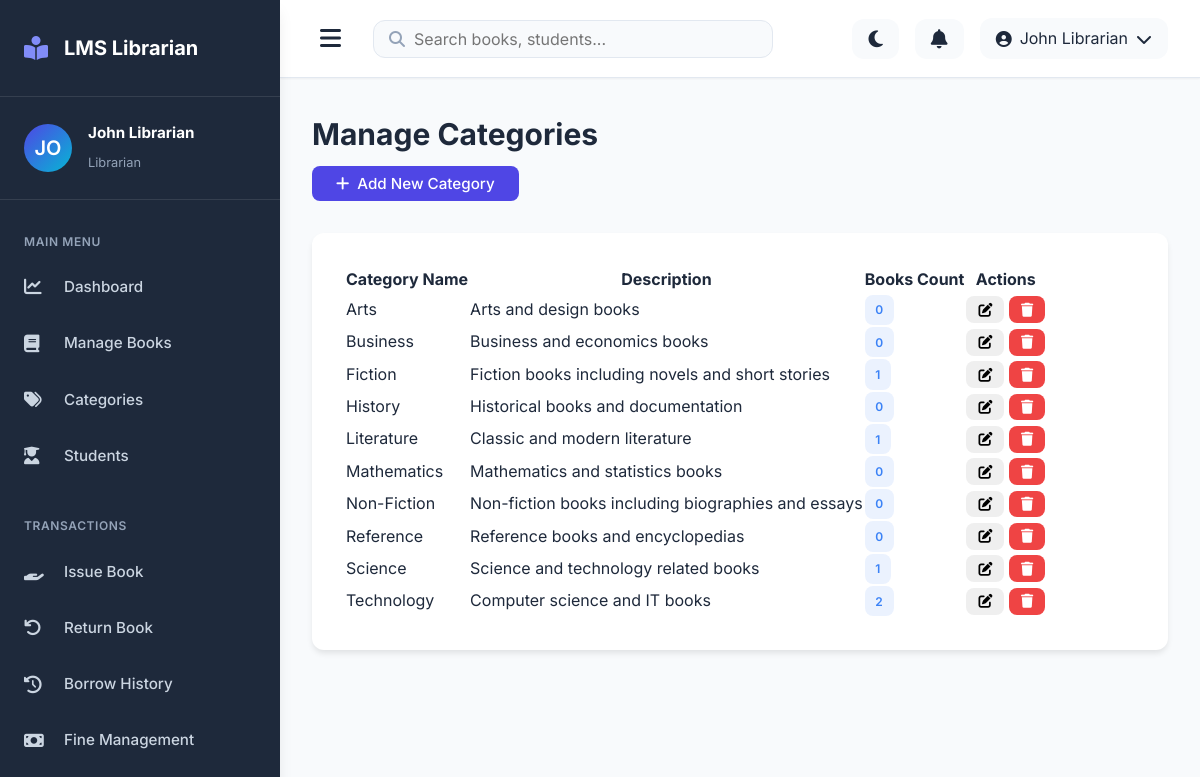
/librarian/categories.php (signed in), run on the app's committed database.
### tables this page shows
CREATE TABLE categories (
    id INT PRIMARY KEY AUTO_INCREMENT,
    category_name VARCHAR(100) NOT NULL UNIQUE,
    description TEXT,
    created_at TIMESTAMP DEFAULT CURRENT_TIMESTAMP,
    updated_at TIMESTAMP DEFAULT CURRENT_TIMESTAMP ON UPDATE CURRENT_TIMESTAMP
);

### librarian/categories.php (the view, shortened to what this page needs)
<?php
try {
    $db = getDB();
    $stmt = $db->query("SELECT c.*, COUNT(b.id) as book_count
                        FROM categories c
                        LEFT JOIN books b ON c.id = b.category_id
                        GROUP BY c.id
                        ORDER BY c.category_name");
    $categories = $stmt->fetchAll();
} catch (PDOException $e) {
    error_log("Categories fetch error: " . $e->getMessage());
    setErrorMessage("Error loading categories");
}
include '../includes/header.php';
include '../includes/sidebar_librarian.php';
?>
<div class="main-content">
    <?php include '../includes/navbar.php'; ?>
    <div class="content">
        <div class="page-header">
            <h1 class="page-title">Manage Categories</h1>
            <button class="btn btn-primary" onclick="openAddModal()">
                <i class="fas fa-plus"></i> Add New Category
            </button>
        </div>
        <div class="card">
            <table class="data-table">
                <thead>
                    <tr>
                        <th>Category Name</th>
                        <th>Description</th>
                        <th>Books Count</th>
                        <th>Actions</th>
                    </tr>
                </thead>
                <tbody>
                    <?php if (empty($categories)): ?>
                    <tr>
                        <td colspan="4" style="text-align: center;">No categories found</td>
                    </tr>
                    <?php else: ?>
                    <?php foreach ($categories as $cat): ?>
                    <tr>
                        <td><?php echo htmlspecialchars($cat['category_name']); ?></td>
                        <td><?php echo htmlspecialchars($cat['description']); ?></td>
                        <td><span class="badge badge-info"><?php echo $cat['book_count']; ?></span></td>
                        <td>
                            <button class="btn btn-sm btn-info" onclick='openEditModal(<?php echo json_encode($cat); ?>)'>
                                <i class="fas fa-edit"></i>
                            </button>
                            <button class="btn btn-sm btn-danger" onclick="openDeleteModal(<?php echo $cat['id']; ?>, '<?php echo htmlspecialchars($cat['category_name']); ?>')">
                                <i class="fas fa-trash"></i>
                            </button>
                        </td>
                    </tr>
                    <?php endforeach; ?>
                    <?php endif; ?>
                </tbody>
            </table>
        </div>
    </div>
</div>
<?php include '../includes/footer.php'; ?>

### assets/css/style.css (style rules this page uses)
:root { --primary-color: #4f46e5; --primary-dark: #4338ca; --primary-light: #818cf8; --secondary-color: #06b6d4; --success-color: #10b981; --danger-color: #ef4444; --warning-color: #f59e0b; --info-color: #3b82f6; --bg-color: #f8fafc; --surface-color: #ffffff; --text-primary: #1e293b; --text-secondary: #64748b; --text-muted: #94a3b8; --border-color: #e2e8f0; --sidebar-bg: #1e293b; --sidebar-text: #cbd5e1; --sidebar-hover: #334155; --sidebar-active: #4f46e5; --shadow-sm: 0 1px 2px 0 rgba(0, 0, 0, 0.05); --shadow-md: 0 4px 6px -1px rgba(0, 0, 0, 0.1); --shadow-lg: 0 10px 15px -3px rgba(0, 0, 0, 0.1); --shadow-xl: 0 20px 25px -5px rgba(0, 0, 0, 0.1); --spacing-xs: 0.25rem; --spacing-sm: 0.5rem; --spacing-md: 1rem; --spacing-lg: 1.5rem; --spacing-xl: 2rem; --spacing-2xl: 3rem; --radius-sm: 0.25rem; --radius-md: 0.5rem; --radius-lg: 0.75rem; --radius-xl: 1rem; --transition-fast: 150ms ease-in-out; --transition-normal: 300ms ease-in-out; --transition-slow: 500ms ease-in-out; }
* { margin: 0; padding: 0; box-sizing: border-box; }
html { font-size: 16px; scroll-behavior: smooth; }
body { font-family: 'Inter', 'Segoe UI', Tahoma, Geneva, Verdana, sans-serif; background-color: var(--bg-color); color: var(--text-primary); line-height: 1.6; transition: background-color var(--transition-normal); overflow-x: hidden; }
button { cursor: pointer; border: none; outline: none; font-family: inherit; }
.main-content { flex: 1; margin-left: 280px; transition: margin-left var(--transition-normal); }
.content { padding: var(--spacing-xl); }
.page-header { margin-bottom: var(--spacing-xl); }
.page-title { font-size: 1.875rem; font-weight: 700; color: var(--text-primary); margin-bottom: var(--spacing-sm); }
.card { background-color: var(--surface-color); border-radius: var(--radius-lg); box-shadow: var(--shadow-md); padding: var(--spacing-xl); margin-bottom: var(--spacing-lg); transition: all var(--transition-fast); }
.btn { display: inline-flex; align-items: center; gap: var(--spacing-sm); padding: var(--spacing-sm) var(--spacing-lg); border-radius: var(--radius-md); font-weight: 500; font-size: 0.95rem; cursor: pointer; transition: all var(--transition-fast); border: none; text-align: center; }
.btn-primary { background-color: var(--primary-color); color: white; }
.btn-danger { background-color: var(--danger-color); color: white; }
.btn-sm { padding: 0.4rem 0.75rem; font-size: 0.875rem; }
.badge { display: inline-block; padding: 0.35rem 0.65rem; font-size: 0.75rem; font-weight: 600; border-radius: var(--radius-md); text-transform: uppercase; letter-spacing: 0.05em; }
.badge-info { background-color: rgba(59, 130, 246, 0.1); color: var(--info-color); }

### data on the page
categories: category_name "Arts", description "Arts and design books", book_count "0"
categories: category_name "Business", description "Business and economics books", book_count "0"
categories: category_name "Fiction", description "Fiction books including novels and short stories", book_count "1"
categories: category_name "History", description "Historical books and documentation", book_count "0"
categories: category_name "Literature", description "Classic and modern literature", book_count "1"
categories: category_name "Mathematics", description "Mathematics and statistics books", book_count "0"
categories: category_name "Non-Fiction", description "Non-fiction books including biographies and essays", book_count "0"
categories: category_name "Reference", description "Reference books and encyclopedias", book_count "0"
categories: category_name "Science", description "Science and technology related books", book_count "1"
categories: category_name "Technology", description "Computer science and IT books", book_count "2"

### other printed values
$userInitials "JO"
$currentUser['full_name'] "John Librarian"
str_replace('_', ' ', $currentUser['role']) "Librarian"
